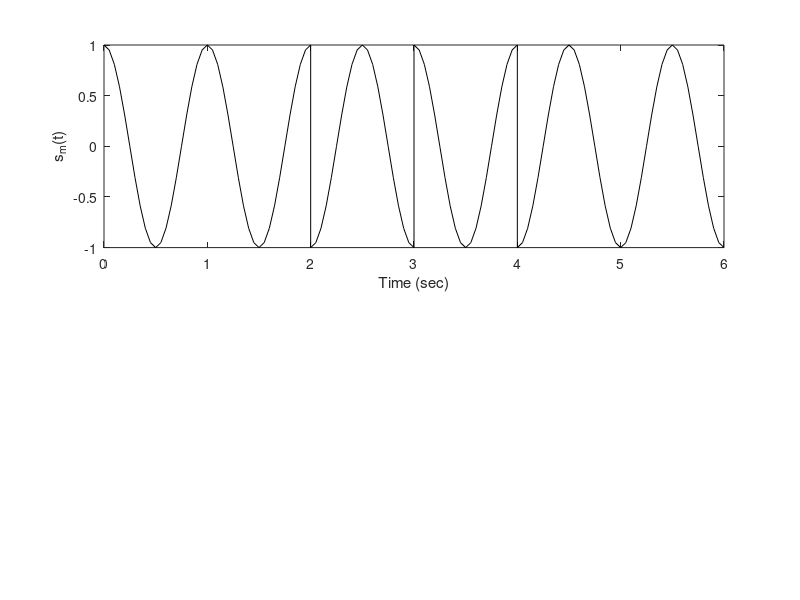

The MATLAB source for this figure:
% Example 6.11
T =1;
w = 2*pi;
t1 = 0:.05:1;
sm = [cos(w*t1) cos(w*t1) -cos(w*t1) cos(w*t1) -cos(w*t1) -cos(w*t1)];
t = [0:.05:1, 1:.05:2, 2:.05:3, 3:.05:4, 4:.05:5, 5:.05:6];
clf
subplot(211),plot(t,sm,'k');
xlabel('Time (sec)')
ylabel('s_m(t)')
